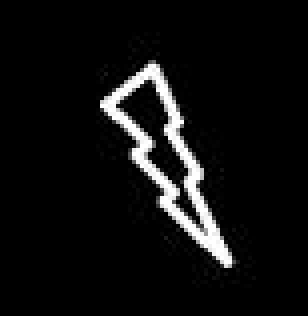
#> input picture OpenCV/Code/5_Counter/picture_5.jpg, 77 x 79 px (shown 4 times larger)
$ python enclosing_circle.py
#> lines starting #> are read from the running program, lines starting #| are printed output that depends on the picture; after the words box and inside, x2 and y2 are one past the last pixel; in counts of white or black regions, pixels touching at a corner belong together
import cv2
import numpy as np

img = cv2.imread('picture_5.jpg')
#> img is the input picture: shape (79, 77, 3); min 0, max 255, mean 15.3
gray = cv2.cvtColor(img, cv2.COLOR_BGR2GRAY)
ret, binary = cv2.threshold(gray, 127, 255, cv2.THRESH_BINARY)
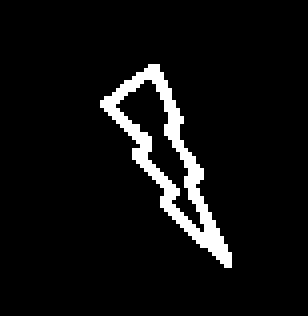
#> binary: shape (79, 77) (shown 4 times larger); 6% white in thin lines or dots, all inside (x1, y1, x2, y2) = (25, 16, 58, 67)

counter, hierarchy = cv2.findContours(
    binary, cv2.RETR_TREE, cv2.CHAIN_APPROX_SIMPLE)
#> counter = 2 contours; box (x1, y1, x2, y2) and area: (25, 16, 58, 67) 521, (28, 19, 52, 59) 254

(x, y), radius = cv2.minEnclosingCircle(counter[0])
#> x = 46.52; y = 41.19; radius = 26.93


while True:
    cv2.circle(img, (int(x), int(y)), int(radius), (0, 255, 0), 1)
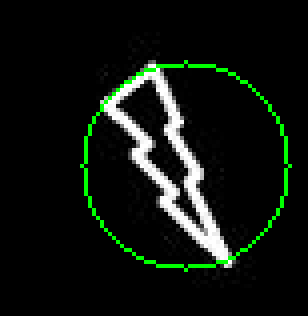
#> img: shape (79, 77, 3) (shown 4 times larger); 2.37% of pixels changed, all inside (x1, y1, x2, y2) = (20, 15, 73, 68)
    cv2.imshow('res', img)
    key = cv2.waitKey(1)
#> (key Esc is pressed here)
    if key == 27:
        break

cv2.destroyAllWindows()

$ run again, with OpenCV/Code/5_Counter/picture_1.jpg copied over OpenCV/Code/5_Counter/picture_5.jpg
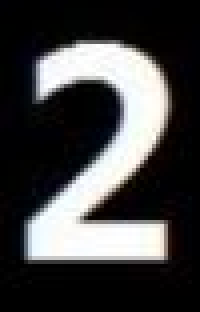
#> input picture OpenCV/Code/5_Counter/picture_1.jpg, 50 x 78 px (shown 4 times larger)
#> img is the input picture: shape (78, 50, 3); mean B, G, R 67.6, 67.2, 67.5
#> `ret, binary = cv2.threshold(gray, 127, 255, cv2.THRESH_BINARY)`:
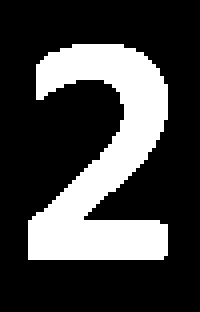
#> binary: shape (78, 50) (shown 4 times larger); 26.5% white; 1 white region
#> counter = 1 contour; box (x1, y1, x2, y2) and area: (7, 11, 42, 65) 933
#> x = 23.5; y = 39.67; radius = 29.4
#> `cv2.circle(img, (int(x), int(y)), int(radius), (0, 255, 0), 1)`:
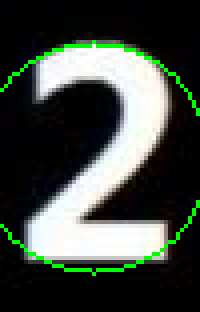
#> img: shape (78, 50, 3) (shown 4 times larger); 2.82% of pixels changed, all inside (x1, y1, x2, y2) = (0, 10, 50, 69)

$ run again, with OpenCV/Code/5_Counter/picture_2.jpg copied over OpenCV/Code/5_Counter/picture_5.jpg
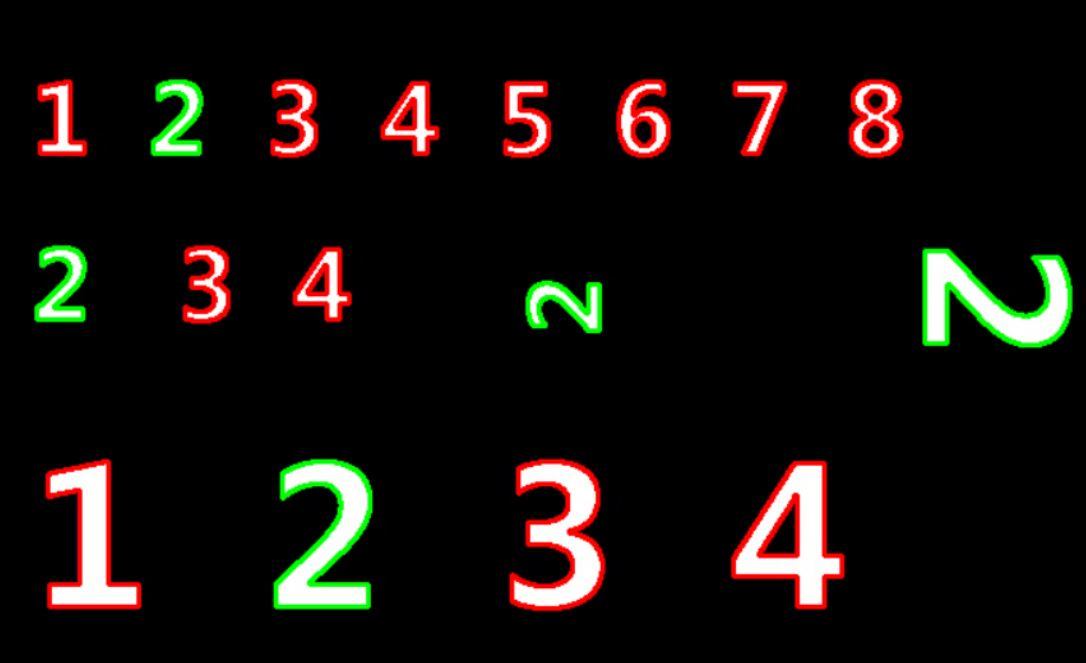
#> input picture OpenCV/Code/5_Counter/picture_2.jpg, 1086 x 663 px
#> img is the input picture: shape (663, 1086, 3); mean B, G, R 13.7, 17.4, 21.5
#> `ret, binary = cv2.threshold(gray, 127, 255, cv2.THRESH_BINARY)`:
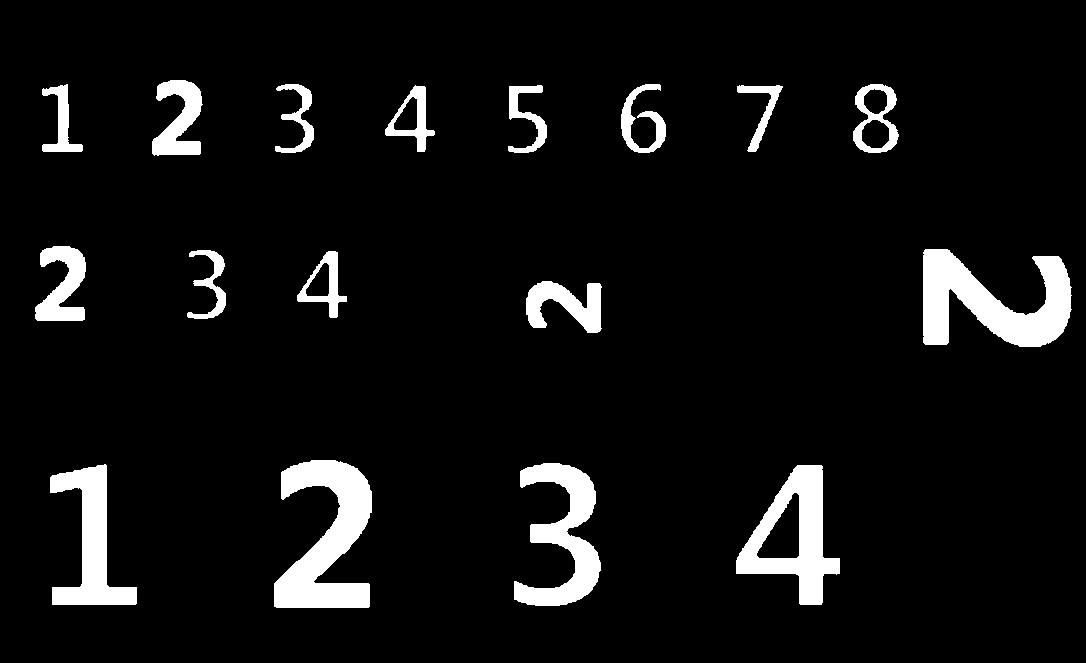
#> binary: shape (663, 1086); 6.8% white; 17 white regions
#> counter = 22 contours; largest, box (x1, y1, x2, y2) and area: (923, 249, 1072, 347) 7767, (274, 460, 372, 608) 7712, (736, 465, 840, 605) 7442, (514, 463, 601, 606) 5336, (50, 464, 137, 605) 4884
#> x = 798.2; y = 534.5; radius = 73.15
#> `cv2.circle(img, (int(x), int(y)), int(radius), (0, 255, 0), 1)`:
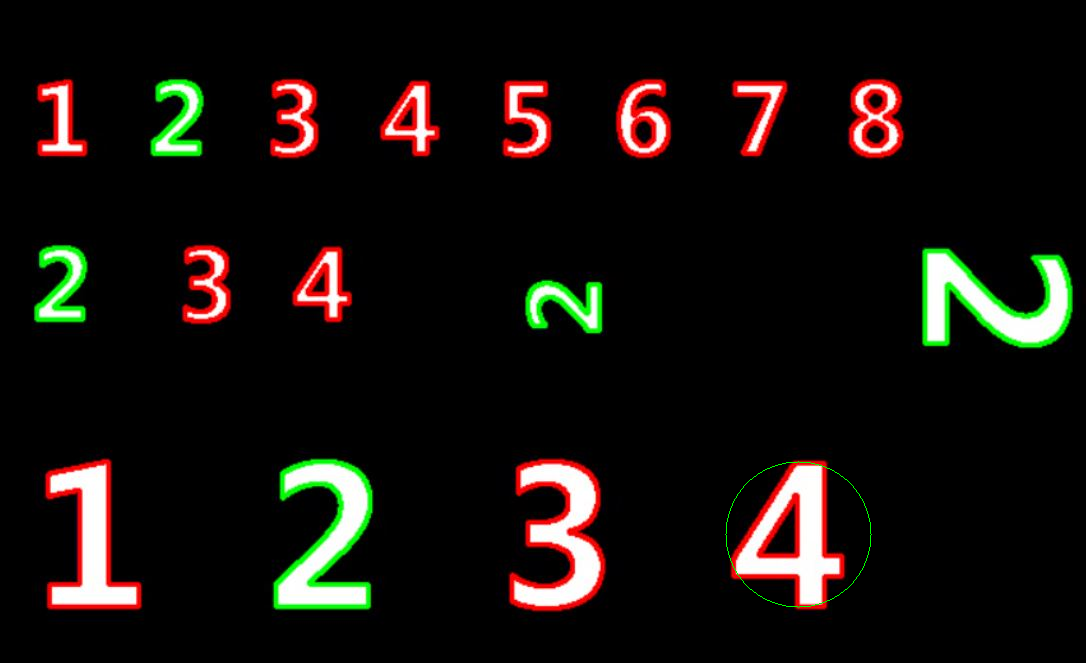
#> img: shape (663, 1086, 3); 0.06% of pixels changed, all inside (x1, y1, x2, y2) = (725, 461, 872, 608)

$ run again, with OpenCV/Code/5_Counter/picture_3.jpg copied over OpenCV/Code/5_Counter/picture_5.jpg
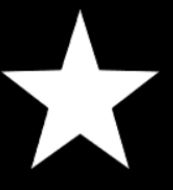
#> input picture OpenCV/Code/5_Counter/picture_3.jpg, 173 x 190 px
#> img is the input picture: shape (190, 173, 3); min 0, max 255, mean 65.9
#> `ret, binary = cv2.threshold(gray, 127, 255, cv2.THRESH_BINARY)`:
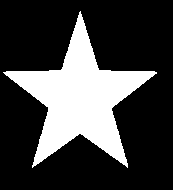
#> binary: shape (190, 173); 25.8% white; 1 white region
#> counter = 1 contour; box (x1, y1, x2, y2) and area: (3, 11, 157, 168) 8224
#> x = 79.5; y = 96.23; radius = 85.23
#> `cv2.circle(img, (int(x), int(y)), int(radius), (0, 255, 0), 1)`:
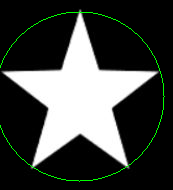
#> img: shape (190, 173, 3); 1.29% of pixels changed, all inside (x1, y1, x2, y2) = (0, 11, 165, 182)
